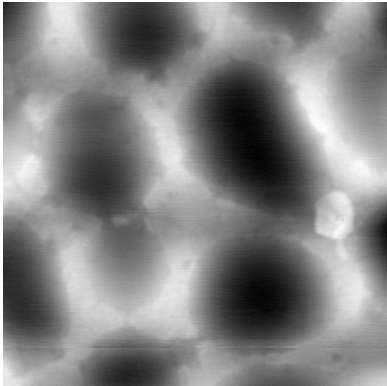
#> input picture MatImageAgent_V2/Images/Poly_03.png, 387 x 386 px, given in place of Li_1.0.png, which was not available
$ python py2.py
#> lines starting #> are read from the running program, lines starting #| are printed output that depends on the picture; pictures that were not available may be replaced by others from this repository, and a replacement may not be noted
import os
import numpy as np
import matplotlib.pyplot as plt
from PIL import Image
import sys
import io
import argparse
import math
import csv

sys.stdout = io.TextIOWrapper(sys.stdout.buffer, encoding='utf-8')

# Bresenham's line algorithm for pixel-perfect line coordinates
def bresenham_line(start, end):
    x0, y0 = start
    x1, y1 = end
    points = []
    dx = abs(x1 - x0)
    dy = abs(y1 - y0)
    sx = 1 if x0 < x1 else -1
    sy = 1 if y0 < y1 else -1
    err = dx - dy

    while True:
        points.append((x0, y0))
        if x0 == x1 and y0 == y1:
            break
        e2 = 2 * err
        if e2 > -dy:
            err -= dy
            x0 += sx
        if e2 < dx:
            err += dx
            y0 += sy
    return points

# Get grayscale values along line segment
def get_line_grayscale(image_array, start, end):
    points = bresenham_line(start, end)
    gray_values = []
    for x, y in points:
        if 0 <= y < image_array.shape[0] and 0 <= x < image_array.shape[1]:
            gray_values.append(image_array[y, x])
        else:
            gray_values.append(0)  # Default to 0 for out-of-bound points
    return gray_values, points

# Calculate u_eq values from grayscale array
def calculate_ueq(gray_values, u_min, u_max):
    gray_arr = np.array(gray_values, dtype=np.float32)
    return u_min + (gray_arr / 255.0) * u_max

# Plot u_eq vs distance and save as TIFF
def plot_ueq_curve(distances, ueq, output_path):
    plt.figure(figsize=(10, 6))
    plt.plot(distances, ueq, 'b-', linewidth=2)
    plt.xlabel('Distance from Start Point (μm)')
    plt.ylabel('u_eq Value')
    plt.title('Equivalent Magnetic Potential Distribution')
    plt.grid(True, linestyle='--', alpha=0.7)
    plt.savefig(output_path, format='tiff', dpi=300, bbox_inches='tight')
    plt.close()

# Main program execution
def main():
    # Fixed parameters from [Parameters] section
    start_point = (152, 29)
    end_point = (135, 92)
    u_max = 65535
    u_min = 0
    image_path = r"C:\Users\admin\Desktop\Python_proj\datas\T2_IMGS\Li_1.0.png"
    output_dir = r"C:\Users\admin\Desktop\Python_proj\ALL_RESULT\DS\T2S2\1.0\backup5"

    # Parse command line argument for resolution with default value
    parser = argparse.ArgumentParser()
    parser.add_argument('-resolution', type=float, default=1.08,
                        help='Resolution value in micrometers per pixel')
    args = parser.parse_args()
    resolution = args.resolution

    # Create output directory if needed
    os.makedirs(output_dir, exist_ok=True)

    # Process image
    img = Image.open(image_path).convert('L')  # Convert to grayscale
    img_array = np.array(img)
    base_name = os.path.splitext(os.path.basename(image_path))[0]

    # Get grayscale values and calculate segment length
    gray_values, points = get_line_grayscale(img_array, start_point, end_point)
#> after the loop in get_line_grayscale, `for x, y in points:`: gray_values = 64 values, max 155 at index 60, min 33 at index 9, mean 82.02
#> points = 64 pairs, first value 135 to 152, second value 29 to 92
    length_pixels = math.sqrt((end_point[0] - start_point[0])**2 +
                             (end_point[1] - start_point[1])**2)
    length_um = length_pixels * resolution

    # Save grayscale values to CSV
    gray_csv = os.path.join(output_dir, f"{base_name}_gray_values.csv")
    with open(gray_csv, 'w', newline='') as f:
        writer = csv.writer(f)
        writer.writerow(['Gray_value'])
        for value in gray_values:
            writer.writerow([value])
#> this loop made 64 passes
#> value on passes 1 to 12: 40, 39, 36, 36, 38, 35, 37, 36, 36, 33, 34, 40

    # Save segment length to text file
    length_txt = os.path.join(output_dir, f"{base_name}_length.txt")
    with open(length_txt, 'w') as f:
        f.write(f"{length_um:.4f}")

    # Calculate u_eq values
    ueq = calculate_ueq(gray_values, u_min, u_max)
#> in calculate_ueq, `gray_arr = np.array(gray_values, dtype=np.float32)`: gray_arr has the same summary as gray_values in get_line_grayscale
#> ueq = 64 values, max 39835 at index 60, min 8481 at index 9, mean 21078

    # Calculate distances from start point
    distances = []
    for i, (x, y) in enumerate(points):
        d_pixels = math.sqrt((x - start_point[0])**2 + (y - start_point[1])**2)
        distances.append(d_pixels * resolution)
#> this loop made 64 passes
#> (x, d_pixels) on passes 1 to 12: (152, 0), (152, 1), (151, 2.24), (151, 3.16), (151, 4.12), (151, 5.1), (150, 6.32), (150, 7.28), (150, 8.25), (150, 9.22), (149, 10.44), (149, 11.4)
#> after the loop, distances = 64 values from 0 to 70.47

    # Save distance and u_eq to CSV
    dist_ueq_csv = os.path.join(output_dir, f"{base_name}_distance_ueq.csv")
    with open(dist_ueq_csv, 'w', newline='') as f:
        writer = csv.writer(f)
        writer.writerow(['Distance_um', 'u_eq'])
        for d, u in zip(distances, ueq):
            writer.writerow([f"{d:.4f}", f"{u:.1f}"])
#> this loop made 64 passes
#> (d, u) on passes 1 to 12: (0, 10280), (1.08, 10023), (2.41, 9252), (3.42, 9252), (4.45, 9766), (5.51, 8995), (6.83, 9509), (7.86, 9252), (8.91, 9252), (9.96, 8481), (11.28, 8738), (12.31, 10280)

    # Generate and save plot
    plot_path = os.path.join(output_dir, f"{base_name}_ueq_curve.tiff")
    plot_ueq_curve(distances, ueq, plot_path)
#> in plot_ueq_curve, `plt.savefig(output_path, format='tiff', dpi=300, bbox_inches='tight')`:
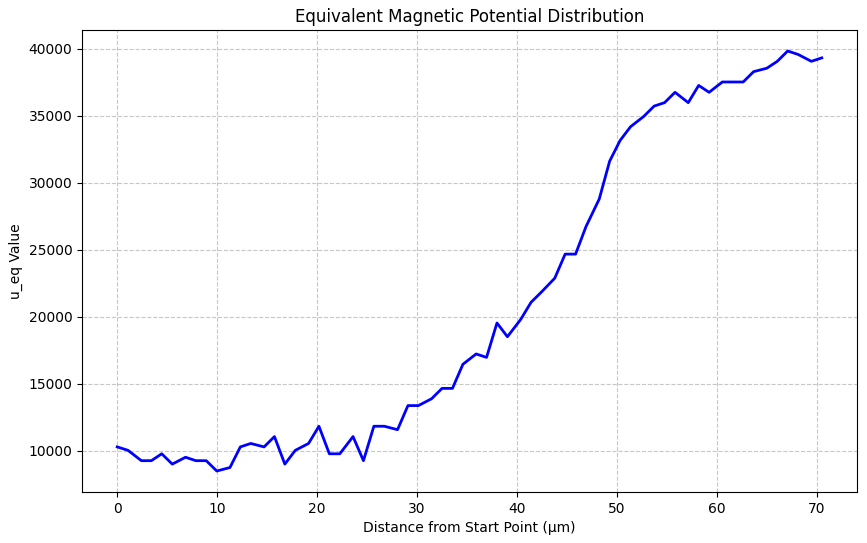
#> figure drawn by matplotlib, 1 panel; curve peaks at x = 67.06, y = 39835

if __name__ == "__main__":
    main()

$ run again, on MatImageAgent_V2/Images/Poly_04.png
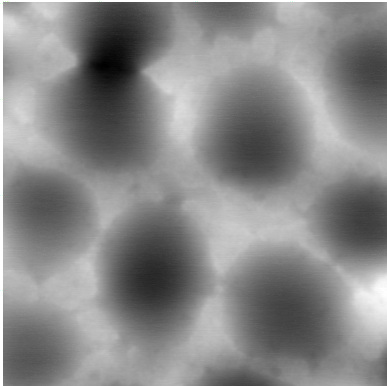
#> input picture MatImageAgent_V2/Images/Poly_04.png, 387 x 386 px, given in place of Li_1.0.png, which was not available
#> after the loop in get_line_grayscale, `for x, y in points:`: gray_values = 64 values, max 123 at index 42, min 74 at index 10, mean 90.39
#> in main, `gray_values, points = get_line_grayscale(img_array, start_point, end_p..`: points = 64 pairs, first value 135 to 152, second value 29 to 92
#> the loop in main, `for value in gray_values:` made 64 passes
#> value on passes 1 to 8: 82, 83, 80, 83, 78, 81, 80, 77
#> gray_arr has the same summary as gray_values in get_line_grayscale
#> ueq = 64 values, max 31611 at index 42, min 19018 at index 10, mean 23230.4
#> the loop in main, `for i, (x, y) in enumerate(points):` made 64 passes
#> (x, d_pixels) on passes 1 to 8: (152, 0), (152, 1), (151, 2.24), (151, 3.16), (151, 4.12), (151, 5.1), (150, 6.32), (150, 7.28)
#> after the loop in main, `for i, (x, y) in enumerate(points):`: distances = 64 values from 0 to 70.47
#> the loop in main, `for d, u in zip(distances, ueq):` made 64 passes
#> (d, u) on passes 1 to 8: (0, 21074), (1.08, 21331), (2.41, 20560), (3.42, 21331), (4.45, 20046), (5.51, 20817), (6.83, 20560), (7.86, 19789)
#> in plot_ueq_curve, `plt.savefig(output_path, format='tiff', dpi=300, bbox_inches='tight')`:
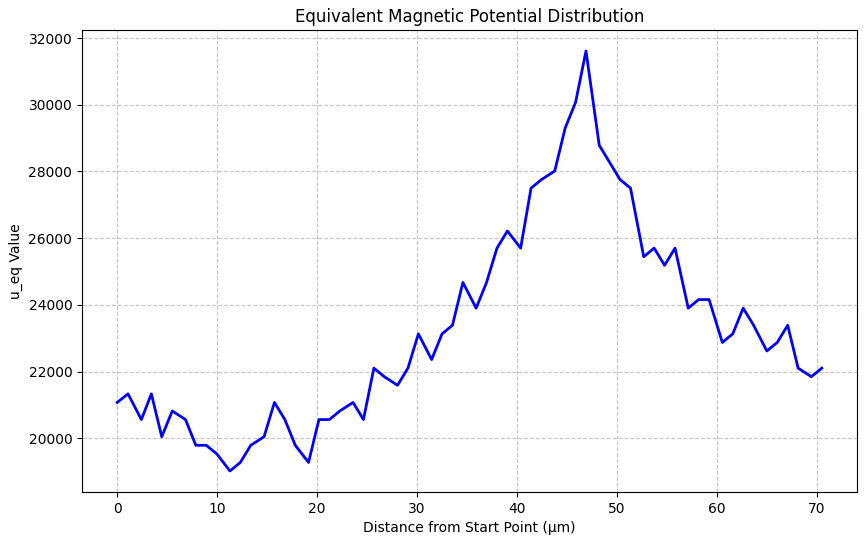
#> figure drawn by matplotlib, 1 panel; curve peaks at x = 46.89, y = 31611

$ run again, on MatImageAgent_V2/Images/Poly_05.png
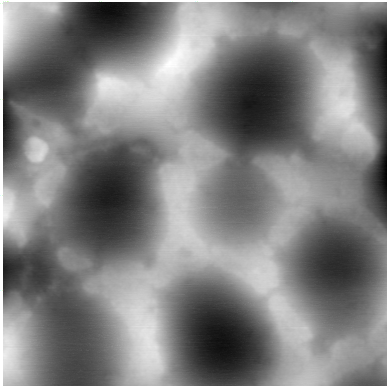
#> input picture MatImageAgent_V2/Images/Poly_05.png, 387 x 386 px, given in place of Li_1.0.png, which was not available
#> after the loop in get_line_grayscale, `for x, y in points:`: gray_values = 64 values, max 217 at index 57, min 101 at index 0, mean 162.1
#> in main, `gray_values, points = get_line_grayscale(img_array, start_point, end_p..`: points = 64 pairs, first value 135 to 152, second value 29 to 92
#> the loop in main, `for value in gray_values:` made 64 passes
#> value on passes 1 to 8: 101, 106, 102, 105, 105, 107, 107, 108
#> gray_arr has the same summary as gray_values in get_line_grayscale
#> ueq = 64 values, max 55769 at index 57, min 25957 at index 0, mean 41662.1
#> the loop in main, `for i, (x, y) in enumerate(points):` made 64 passes
#> (x, d_pixels) on passes 1 to 8: (152, 0), (152, 1), (151, 2.24), (151, 3.16), (151, 4.12), (151, 5.1), (150, 6.32), (150, 7.28)
#> after the loop in main, `for i, (x, y) in enumerate(points):`: distances = 64 values from 0 to 70.47
#> the loop in main, `for d, u in zip(distances, ueq):` made 64 passes
#> (d, u) on passes 1 to 8: (0, 25957), (1.08, 27242), (2.41, 26214), (3.42, 26985), (4.45, 26985), (5.51, 27499), (6.83, 27499), (7.86, 27756)
#> in plot_ueq_curve, `plt.savefig(output_path, format='tiff', dpi=300, bbox_inches='tight')`:
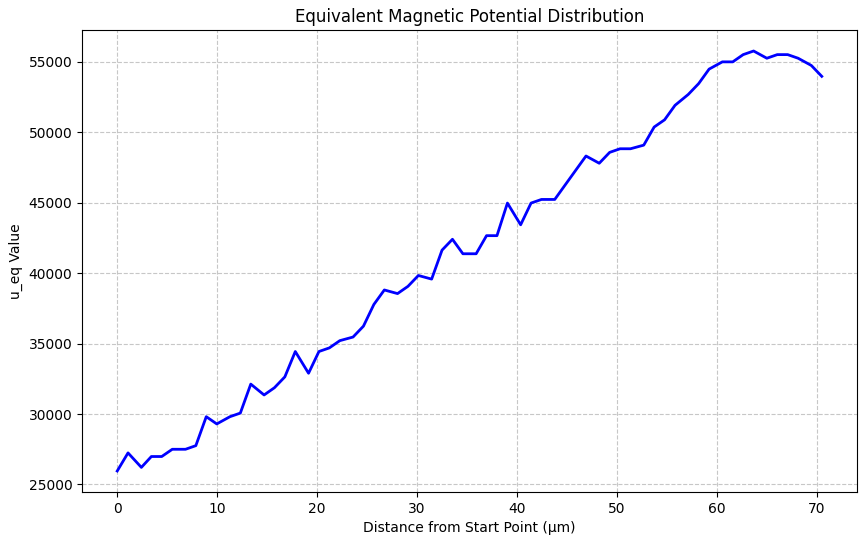
#> figure drawn by matplotlib, 1 panel; curve peaks at x = 63.66, y = 55769
